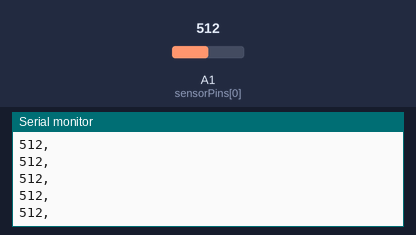
Recording of a sketch running on a simulated Arduino Uno, built with avr-gcc and run on an emulated ATmega328P. Shown: the last lines printed to the serial monitor. The test bench sets the inputs (shaded band); at power-on: A1 (sensorPins[0]) = 512.

Above: at 1.2 s.
1.3 s: A1 (sensorPins[0]) set to 716
At 1.9 s:
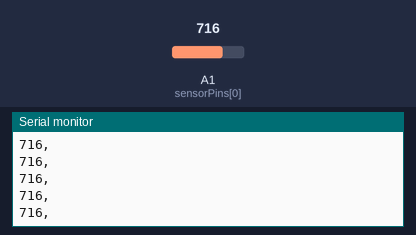
4.3 s: A1 (sensorPins[0]) set to 900
At 5.0 s:
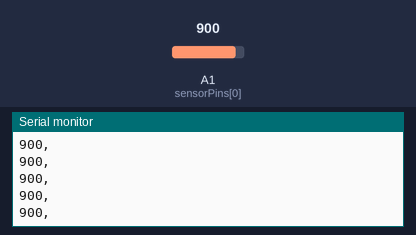
Timing chart, 0 to 7.3 s (numbered marks = the images above; inputs shaded):
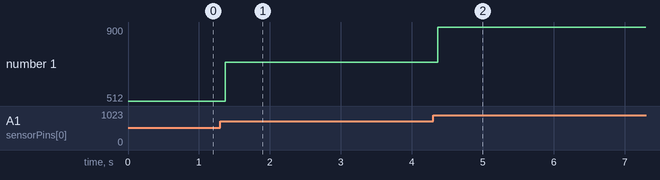

Measured:
- after the input at 1.3 s, the serial monitor: prints a new line after 0.07 s (image 1)
- after the input at 4.3 s, the serial monitor: prints a new line after 0.07 s (image 2)
- plotted number 1: 512 → 716 after the input at 1.3 s, 716 → 900 after the input at 4.3 s

The sketch:

MagneticSensors.ino
```cpp
/**
*
* Magnetic Sensor
*
* This is a simple sketch using hall sensors
*/

const byte numSensors = 1;
const byte sensorPins[numSensors] = {A1};
void setup() {
  // Serial connection to use for monitoring
  Serial.begin(9600);
}

void loop() {
  // put your main code here, to run repeatedly:
  for (int i=0; i< numSensors; i++){
    int val = analogRead(sensorPins[i]);
    Serial.print(val);
    Serial.print(",");
  }
  Serial.println();
}
```
